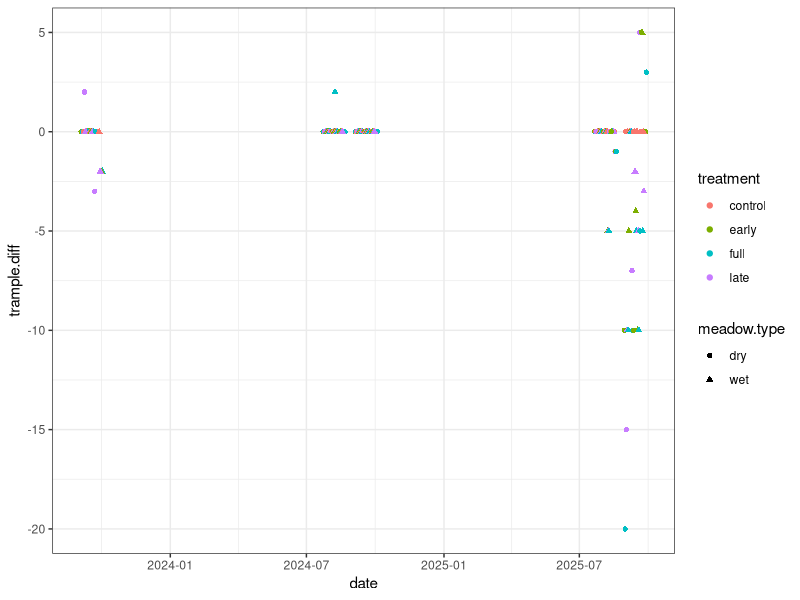
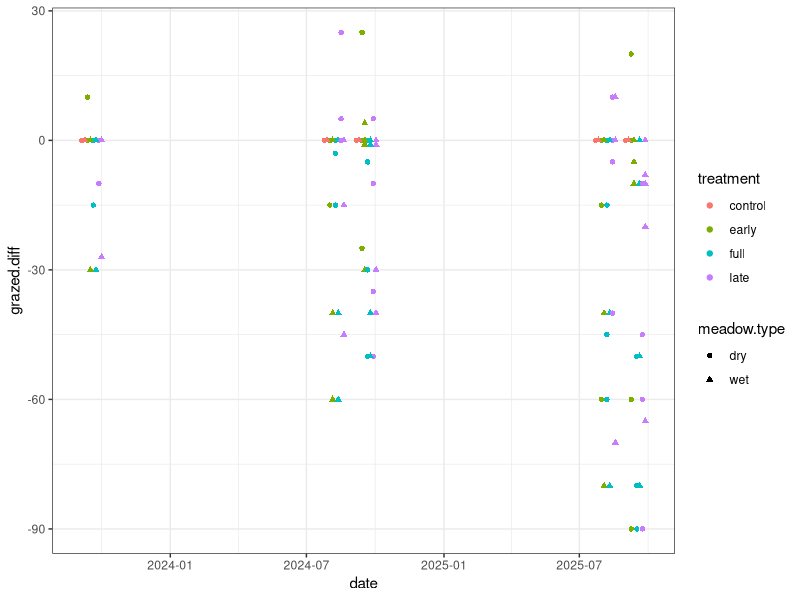
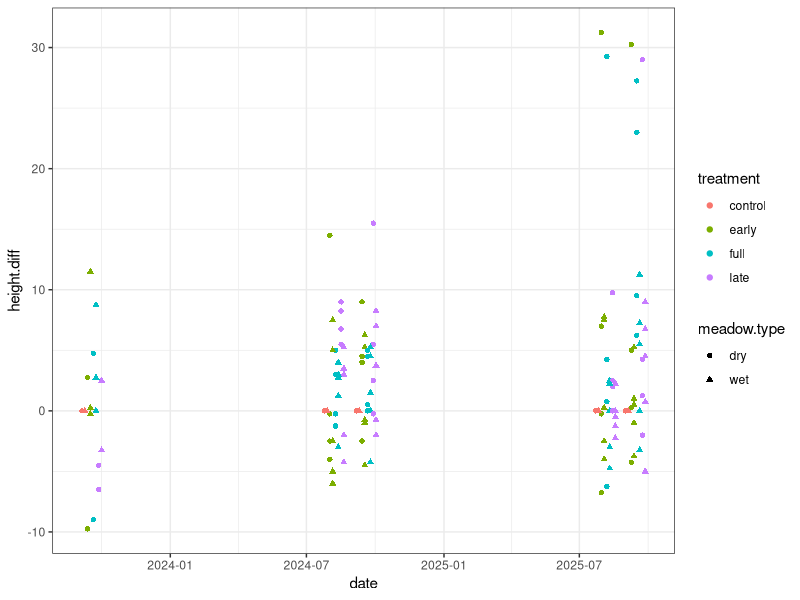
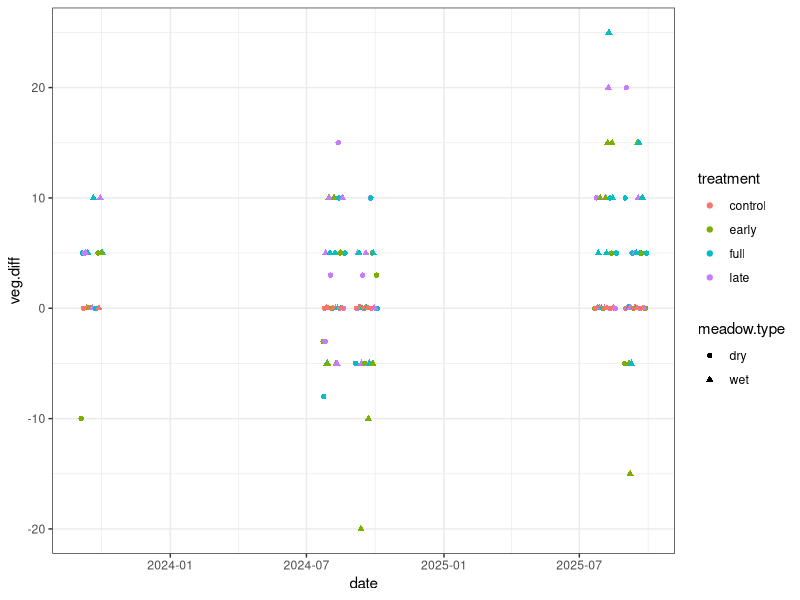
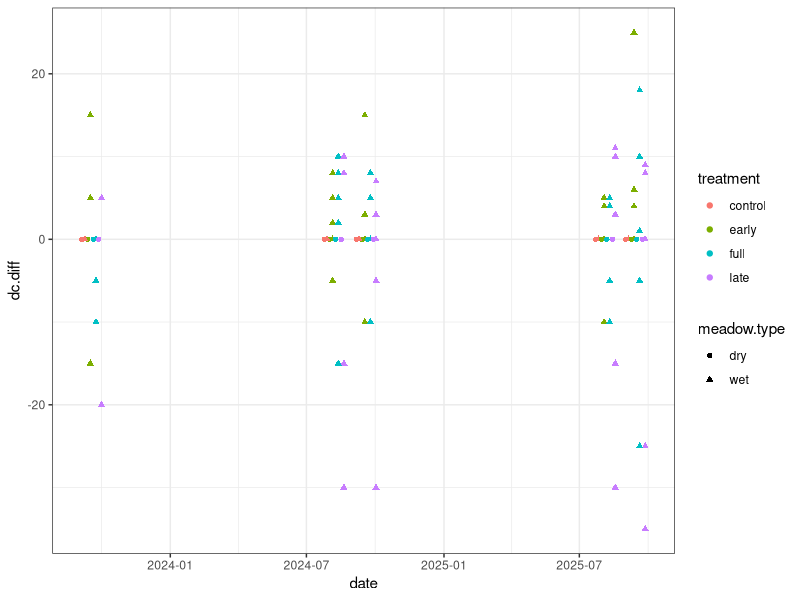
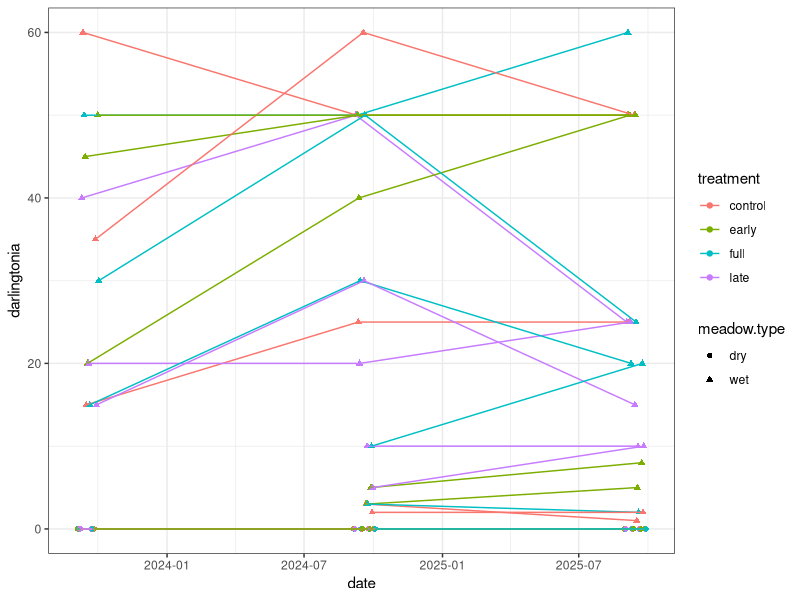
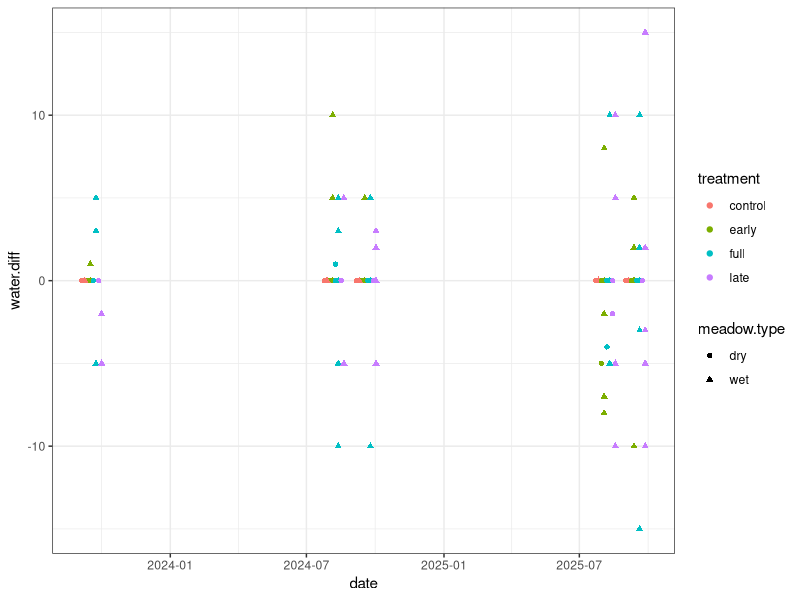
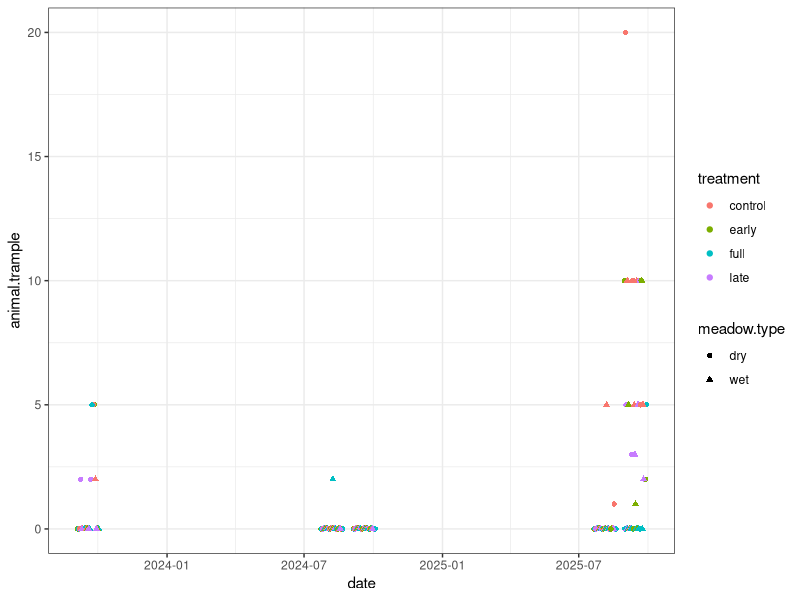

R code for these plots, in order:
## ---- chunk 1
library(tidyverse)
library(lubridate)
library(lme4)
library(emmeans)

# list of wet meadow vs dry meadow blocks
wet.blocks <- c(2, 3, 5, 6, 8)

cattle.ex <- read.csv("data/SRWC-cattle-exclosure_post-treatment_2025-09-14.csv") %>%
  rename_with(tolower) %>%
  rename(manure.count = x..cowpies, 
         grazed.perc = x..grazed, 
         height.1 = height.1..cm.) %>%
  separate_wider_delim(plot, " ", names = c("position", "treatment")) %>%
  mutate(date = as.Date(date, "%m/%d/%y"),
         plot = paste0(block, position),
         height.mean = (height.1 + height.2 + height.3 + height.4)/4,
         meadow.type = case_when(block %in% wet.blocks ~ "wet", 
                                 TRUE ~ "dry"))



# compare versus control in each plot at each time step for height, veg.cover, 
# animal.trample, water, darlingtonia, grazed.perc
cattle.control <- cattle.ex %>%
  group_by(block, date) %>%
  mutate(
    height.control = height.mean[treatment == "control"][1],
    height.diff = height.mean - height.control,
    
    veg.control = veg.cover[treatment == "control"][1],
    veg.diff = veg.cover - veg.control,
    
    trample.control = animal.trample[treatment == "control"][1],
    trample.diff = animal.trample - trample.control,
    
    water.control = water[treatment == "control"][1],
    water.diff = water - water.control,
    
    dc.control = darlingtonia[treatment == "control"][1],
    dc.diff = darlingtonia - dc.control,
    
    grazed.control = grazed.perc[treatment == "control"][1],
    grazed.diff = grazed.perc - grazed.control
  ) %>%
  ungroup()

# compare to pre-treatment data
# cattle_change

  
## ---- chunk 2


# trampling impact compared to control
cattle.control %>% 
  ggplot(aes(x = date, y = trample.diff, 
             color = treatment, shape = meadow.type, group = plot)) +
  geom_point(position = position_dodge(width = 30)) +
#  geom_line(position = position_dodge(width = 50)) +
  theme_bw() 


# grazed percent compared to control
cattle.control %>%
  ggplot(aes(x = date, y = grazed.diff, 
             color = treatment, shape = meadow.type)) +
  geom_point(position = position_dodge(width = 30)) +
  theme_bw() 


# veg height compared to control
cattle.control %>%
  ggplot(aes(x = date, y = height.diff, 
             color = treatment, shape = meadow.type)) +
  geom_point(position = position_dodge(width = 30)) +
  theme_bw() 


# veg cover compared to control
cattle.control %>% 
  ggplot(aes(x = date, y = veg.diff, 
             color = treatment, shape = meadow.type, group = plot)) +
  geom_point(position = position_dodge(width = 30)) +
  theme_bw()


# Dc cover compared to control
cattle.control %>%
  ggplot(aes(x = date, y = dc.diff, 
             color = treatment, shape = meadow.type)) +
  geom_point(position = position_dodge(width = 30)) +
  theme_bw() 

# Dc cover raw data change through time
cattle.control %>% 
  filter(month(date) == 9) %>%
  ggplot(aes(x = date, y = darlingtonia, 
             color = treatment, shape = meadow.type, group = plot)) +
  geom_point(position = position_dodge(width = 30)) +
  geom_line(position = position_dodge(width = 30)) +
  theme_bw() 


# water cover compared to control
cattle.control %>%
  ggplot(aes(x = date, y = water.diff, 
             color = treatment, shape = meadow.type)) +
  geom_point(position = position_dodge(width = 30)) +
  theme_bw() 


## ---- chunk 3

# filter dataset to just final time point
cattle.end <- cattle.control %>% filter(date > "2025-09-01")

# trampling (treamtment impact within meadow type)
m.trample <- lmer(animal.trample ~ treatment * meadow.type + (1|block), cattle.end)
emm.trample <- emmeans(m.trample, specs = ~ treatment | meadow.type)
emm.trample
contrast(emm.trample, method = "pairwise")

# trampling (averaged across meadow type)
m.trample <- lmer(animal.trample ~ treatment + meadow.type + (1|block), cattle.end)
emm.trample <- emmeans(m.trample, specs = ~ treatment)
emm.trample
contrast(emm.trample, method = "pairwise")

## ---- chunk 4

# trampling impact raw data
cattle.control %>% 
 # filter(month(date) == 9) %>%
  ggplot(aes(x = date, y = animal.trample, 
             color = treatment, shape = meadow.type, group = plot)) +
  geom_point(position = position_dodge(width = 30)) +
#  geom_line(position = position_dodge(width = 50)) +
  theme_bw() 

# grazed percent raw data
cattle.control %>% 
  ggplot(aes(x = date, y = grazed.perc, 
             color = treatment, shape = meadow.type)) +
  geom_point(position = position_dodge(width = 30)) +
  theme_bw() 

# veg height raw data
cattle.control %>% 
  ggplot(aes(x = date, y = height.mean, 
             color = treatment, shape = meadow.type)) +
  geom_point(position = position_dodge(width = 30)) +
  theme_bw() 

# veg cover raw data
cattle.control %>% 
  ggplot(aes(x = date, y = veg.cover, 
             color = treatment, shape = meadow.type, group = plot)) +
  geom_point(position = position_dodge(width = 30)) +
  theme_bw()

# Dc cover raw data
cattle.control %>% 
  filter(month(date) == 9) %>%
  ggplot(aes(x = date, y = darlingtonia, 
             color = treatment, shape = meadow.type, group = plot)) +
  geom_point(position = position_dodge(width = 30)) +
  geom_line(position = position_dodge(width = 30)) +
  theme_bw() 

# water cover raw data
cattle.control %>% 
  ggplot(aes(x = date, y = water, 
             color = treatment, shape = meadow.type)) +
  geom_point(position = position_dodge(width = 30)) +
  theme_bw() 
